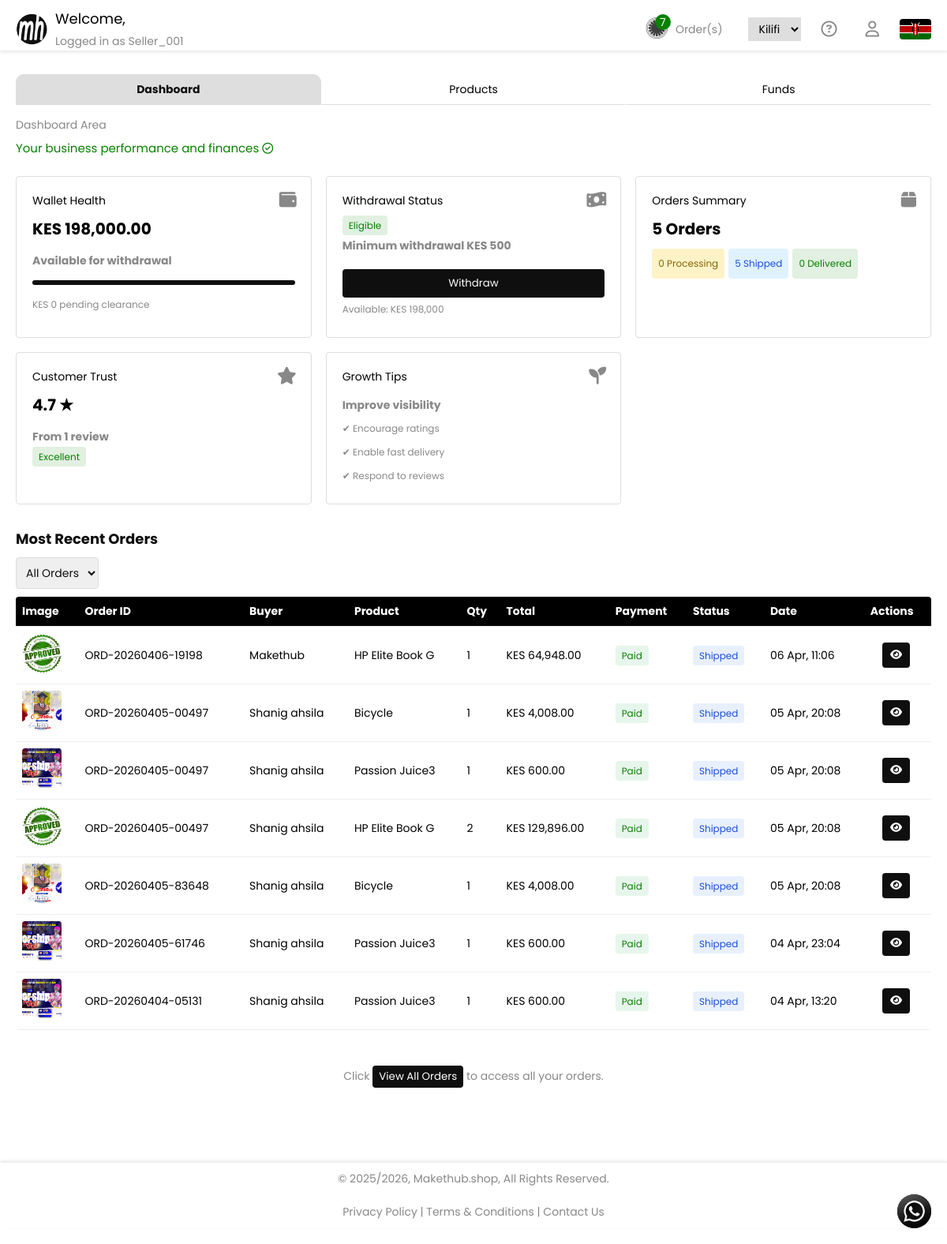
/propertyOwnerPage.php?edit_product_id=9 (signed in), run on the app's committed database.
### tables this page shows
CREATE TABLE `users` (
  `user_id` int(11) NOT NULL,
  `full_name` varchar(100) DEFAULT NULL,
  `username` varchar(100) NOT NULL,
  `email` varchar(255) NOT NULL,
  `phone` varchar(50) NOT NULL,
  `profile_image` varchar(255) DEFAULT NULL,
  `bio` text DEFAULT NULL,
  `password` varchar(255) NOT NULL,
  `account_type` enum('buyer','seller','sales_agent','administrator','property_owner') NOT NULL,
  `is_verified` tinyint(1) DEFAULT 0,
  `status` enum('active','suspended') DEFAULT 'active',
  `location_id` int(11) DEFAULT NULL,
  `country` varchar(100) NOT NULL DEFAULT 'Kenya',
  `county` varchar(100) NOT NULL,
  `ward` varchar(100) NOT NULL,
  `address` varchar(150) DEFAULT NULL,
  `business_name` varchar(50) DEFAULT NULL,
  `business_model` varchar(50) DEFAULT NULL,
  `business_type` varchar(50) DEFAULT NULL,
  `market_scope` varchar(50) DEFAULT NULL,
  `created_at` timestamp NOT NULL DEFAULT current_timestamp(),
  `updated_at` timestamp NULL DEFAULT NULL,
  `agency_code` varchar(50) DEFAULT NULL,
  `referred_by` int(11) DEFAULT NULL,
  `agent_activated_at` datetime DEFAULT NULL,
  `subscription_expires_at` datetime DEFAULT NULL,
  `must_change_password` tinyint(1) DEFAULT 0,
  `economic_period_count` int(11) DEFAULT NULL,
  `is_system` tinyint(1) DEFAULT 0
);

CREATE TABLE `wallets` (
  `wallet_id` int(11) NOT NULL,
  `user_id` int(11) NOT NULL,
  `wallet_type` enum('sales','agency','sales_agent','property_owner','administrator','buyer','seller') NOT NULL,
  `balance` decimal(12,2) DEFAULT 0.00,
  `total_transacted` decimal(12,2) DEFAULT 0.00,
  `created_at` timestamp NULL DEFAULT current_timestamp(),
  `updated_at` timestamp NULL DEFAULT current_timestamp() ON UPDATE current_timestamp()
);

CREATE TABLE `order_items` (
  `item_id` int(11) NOT NULL,
  `order_id` int(11) NOT NULL,
  `product_id` int(11) NOT NULL,
  `seller_id` int(11) NOT NULL,
  `quantity` int(11) NOT NULL,
  `price` decimal(10,2) NOT NULL,
  `subtotal` decimal(10,2) NOT NULL,
  `order_status` enum('pending','processing','shipped','delivered','cancelled') DEFAULT 'pending',
  `shipped_at` datetime DEFAULT NULL,
  `delivered_at` datetime DEFAULT NULL,
  `payment_status` enum('pending','paid','failed') DEFAULT 'pending'
);

CREATE TABLE `productservicesrentals` (
  `product_id` int(11) NOT NULL,
  `user_id` int(11) NOT NULL,
  `product_name` varchar(255) NOT NULL,
  `category` varchar(100) NOT NULL,
  `price` decimal(10,2) NOT NULL,
  `stock_quantity` int(11) NOT NULL DEFAULT 0,
  `image_path` varchar(255) NOT NULL,
  `image_hash` varchar(32) DEFAULT NULL,
  `image_width` int(11) DEFAULT NULL,
  `image_height` int(11) DEFAULT NULL,
  `image_size_kb` int(11) DEFAULT NULL,
  `image_format` varchar(20) DEFAULT NULL,
  `status` enum('active','inactive') DEFAULT 'active',
  `created_at` timestamp NOT NULL DEFAULT current_timestamp(),
  `updated_at` timestamp NOT NULL DEFAULT current_timestamp() ON UPDATE current_timestamp(),
  `image_phash` varchar(32) DEFAULT NULL
);

CREATE TABLE `orders` (
  `order_id` int(11) NOT NULL,
  `order_code` varchar(50) DEFAULT NULL,
  `buyer_id` int(11) NOT NULL,
  `total_amount` decimal(10,2) NOT NULL,
  `created_at` timestamp NOT NULL DEFAULT current_timestamp()
);

### propertyOwnerPage.php (the view, shortened to what this page needs)
<?php
require_once 'connection.php';
$user_id = $_SESSION['user_id'];
function formatDate($date) {
    $timestamp = strtotime($date);
    $oneYear = 31536000;
    if (time() - $timestamp < $oneYear) {
        return date("d M, H:i", $timestamp);
    } else {
        return date("d M Y", $timestamp);
    }
}
function formatToK($number) {
  return number_format($number);
}
$query = "SELECT username, profile_image, county FROM users WHERE user_id = ? LIMIT 1";
$stmt = $conn->prepare($query);
$stmt->bind_param("i", $user_id);
$stmt->execute();
$result = $stmt->get_result();
$username = "User";
$profileImage = null;
$county = "Kilifi";
if ($result && $result->num_rows === 1) {
    $user = $result->fetch_assoc();
    if (!empty($user['username'])) {
        $username = $user['username'];
    }
    $profileImage = $user['profile_image'] ?? null;
    $county = $user['county'] ?? $county;
}
$username = trim($username);
$formattedUsername =
    strtoupper(substr($username, 0, 1)) .
    strtolower(substr($username, 1));
$safeUsername = htmlspecialchars($formattedUsername, ENT_QUOTES, 'UTF-8');
$defaultAvatar = "Images/Makethub Logo.avif";
if (!empty($profileImage) && file_exists($profileImage)) {
    $safeProfileImage = htmlspecialchars($profileImage, ENT_QUOTES, 'UTF-8');
} else {
    $safeProfileImage = $defaultAvatar;
}
$sellerOrders = [];
$stmt = $conn->prepare("
  SELECT
    o.order_id,
    o.order_code,
    o.created_at,
    u.full_name AS buyer_name,
    oi.item_id,
    oi.product_id,
    oi.quantity,
    oi.price,
    oi.subtotal,
    oi.order_status,
    oi.shipped_at,
    oi.delivered_at,
    oi.payment_status,
    p.product_name,
    p.image_path,
    (oi.quantity * oi.price) AS seller_total
  FROM order_items oi
  JOIN orders o ON oi.order_id = o.order_id
  JOIN users u ON o.buyer_id = u.user_id
  JOIN productservicesrentals p ON oi.product_id = p.product_id
  WHERE oi.seller_id = ?
  ORDER BY o.created_at DESC
");
$stmt->bind_param("i", $user_id);
$stmt->execute();
$result = $stmt->get_result();
if ($result) {
  while ($row = $result->fetch_assoc()) {
      $sellerOrders[] = $row;
  }
}
$countStmt = $conn->prepare("
    SELECT COUNT(*) AS activeOrders
    FROM order_items
    WHERE seller_id = ? AND order_status != 'delivered'
");
$countStmt->bind_param("i", $user_id);
$countStmt->execute();
$countResult = $countStmt->get_result();
$activeOrders = 0;
if ($countResult && $countResult->num_rows === 1) {
    $row = $countResult->fetch_assoc();
    $activeOrders = (int)$row['activeOrders'];
}
$displayCount = $activeOrders > 9 ? "9+" : $activeOrders;
$walletType = 'seller';
$stmt = $conn->prepare("
  SELECT balance
  FROM wallets
  WHERE user_id = ? AND wallet_type = ?
  LIMIT 1
");
$stmt->bind_param("is", $user_id, $walletType);
$stmt->execute();
$stmt->bind_result($walletBalance);
$minWithdrawal = 500;
$isEligible = $walletBalance >= $minWithdrawal;
$withdrawStatus = $isEligible ? "Eligible" : "Not Eligible";
$withdrawClass = $isEligible ? "green" : "red";
$stmt = $conn->prepare("
  SELECT
    COUNT(DISTINCT oi.order_id) AS total_orders,
    COUNT(DISTINCT CASE WHEN oi.order_status = 'pending' THEN oi.order_id END) AS processing_orders,
    COUNT(DISTINCT CASE WHEN oi.order_status = 'shipped' THEN oi.order_id END) AS shipped_orders,
    COUNT(DISTINCT CASE WHEN oi.order_status = 'delivered' THEN oi.order_id END) AS delivered_orders
  FROM order_items oi
  WHERE oi.seller_id = ?
");
$stmt->bind_param("i", $user_id);
$stmt->execute();
$result = $stmt->get_result();
$row = $result->fetch_assoc();
$totalOrders      = $row['total_orders'] ?? 0;
$processingOrders = $row['processing_orders'] ?? 0;
$shippedOrders    = $row['shipped_orders'] ?? 0;
$deliveredOrders  = $row['delivered_orders'] ?? 0;
?>
<!DOCTYPE html>
<html lang="en">
<head>
  <link rel="stylesheet" href="assets/css/general.css">
  <link rel="stylesheet" href="https://cdnjs.cloudflare.com/ajax/libs/font-awesome/6.5.1/css/all.min.css">
</head>
<body>
  <div class="container">
    <header class="pgHeader">
      <section>
        <div class="sContainer">
          <img src="<?php echo $safeProfileImage; ?>" alt="Profile" class="avatar-img">
          <p class="wcmTxt">
            Welcome,<br>
            <span>Logged in as <?php echo $safeUsername; ?></span>
          </p>
        </div>
        <div class="rhs">
          <a class="lkOdr" onclick="toggleSellerOrdersTrack()">
            <div class="odrIconDiv">
              <i class="fa-brands fa-first-order-alt"></i>
              <p><?= $displayCount ?></p>
            </div>
            <p>Order(s)</p>
          </a>
          <select name="county" id="ward">
            <option value="<?= htmlspecialchars($county) ?>" selected>
              <?= htmlspecialchars($county) ?>
            </option>
          </select>
          <a href="helpCentre.php" class="help-icon">
            <i class="fa-regular fa-circle-question"></i>
          </a>
          <div class="profile-icon">
            <i class="fa-regular fa-user" onclick="toggleProfileOption()"></i>
          </div>
          <img src="Images/Kenya Flag.png" alt="Kenya Flag" width="40">
        </div>
      </section>
    </header>
    <div id="whatsapp-button" onclick="toggleWhatsAppChat()">
      <img src="Images/Makethub WhatsApp Icon.avif" width="45" alt="Chat with us on WhatsApp">
    </div>
    <main class="buyerMain" id="sellerMain">
      <div class="tabs-container" id="toggleMarketTypeTab">
        <div class="tabs">
          <button class="tab-btn" data-tab="dashboard">Dashboard</button>
          <button class="tab-btn" data-tab="products">Products</button>
          <button class="tab-btn" data-tab="funds">Funds</button>
        </div>
        <div class="tab-content">
          <div id="dashboard" class="tab-panel">
            <p>Dashboard Area <br><strong>Your business performance and finances <i class="fa-regular fa-circle-check"></i></strong></p>
            <div class="containerInner">
              <div class="grid">
                <div class="card">
                  <i class="fa fa-wallet icon"></i>
                  <h3>Wallet Health</h3>
                  <div class="stat">KES <?= number_format($walletBalance, 2) ?></div>
                  <p class="meta">Available for withdrawal</p>
                  <div class="progress">
                    <span style="width:<?= min(($walletBalance/20000)*100,100) ?>%"></span>
                  </div>
                  <p class="small">KES 0 pending clearance</p>
                </div>
                <div class="card">
                  <i class="fa fa-money-bill-wave icon"></i>
                  <h3>Withdrawal Status</h3>
                  <span class="badge <?= $withdrawClass ?>">
                    <?= $withdrawStatus ?>
                  </span>
                  <p class="meta">
                    Minimum withdrawal KES 500
                  </p>
                  <div class="actions">
                    <button
                      onclick="togglePaymentOption()"
                      <?= !$isEligible ? 'disabled' : '' ?>
                    >
                      Withdraw
                    </button>
                  </div>
                  <p class="small">
                    Available: KES <?= number_format($walletBalance) ?>
                  </p>
                </div>
                <div class="card">
                  <i class="fa fa-box icon"></i>
                  <h3>Orders Summary</h3>
                  <div class="stat">
                      <?= formatToK($totalOrders) ?> <?= $totalOrders == 1 ? 'Order' : 'Orders' ?>
                  </div>
                  <p class="meta">
                      <span class="badge yellow"><?= $processingOrders ?> <?= $processingOrders == 1 ? 'Processing' : 'Processing' ?></span>
                      <span class="badge blue"><?= $shippedOrders ?> <?= $shippedOrders == 1 ? 'Shipped' : 'Shipped' ?></span>
                      <span class="badge green"><?= $deliveredOrders ?> <?= $deliveredOrders == 1 ? 'Delivered' : 'Delivered' ?></span>
                  </p>
                </div>
                <div class="card">
                  <i class="fa fa-star icon"></i>
                  <h3>Customer Trust</h3>
                  <div class="stat">4.7 ★</div>
                  <p class="meta">From 1 review</p>
                  <span class="badge green">Excellent</span>
                </div>
                <div class="card">
                  <i class="fa fa-seedling icon"></i>
                  <h3>Growth Tips</h3>
                  <p class="meta">Improve visibility</p>
                  <p class="small">
                    ✔ Encourage ratings<br>
                    ✔ Enable fast delivery<br>
                    ✔ Respond to reviews
                  </p>
                </div>
              </div>
            </div>
          </div>
        </div>
      </div>
      <h1>Most Recent Orders</h1>
      <div class="filter-bar">
        <select id="statusFilter">
          <option value="all">All Orders</option>
        </select>
      </div>
      <div class="table-wrapper sellerOrdersTrack">
        <table id="ordersTable">
          <thead>
            <tr>
              <th>Image</th>
              <th>Order ID</th>
              <th>Buyer</th>
              <th>Product</th>
              <th>Qty</th>
              <th>Total</th>
              <th>Payment</th>
              <th>Status</th>
              <th>Date</th>
              <th>Actions</th>
            </tr>
          </thead>
          <tbody>
          <?php
          if (!empty($sellerOrders)) {
              foreach ($sellerOrders as $order) {
                  $total = number_format($order['seller_total'], 2);
                  $date = formatDate($order['created_at']);
                  $paymentStatus = strtolower($order['payment_status'] ?? '');
                  $paymentClass = $paymentStatus === 'paid' ? 'paid' : 'pending';
                  $paymentLabel = ucfirst($paymentStatus ?: 'Pending');
                  $statusClass = strtolower($order['order_status'] ?? '');
                  $statusLabel = ucfirst($order['order_status'] ?? 'Pending');
                  $statusTooltip = '';
                  if (!empty($order['shipped_at'])) {
                      $statusTooltip .= "Shipped: " . date("d M Y H:i", strtotime($order['shipped_at']));
                  }
                  $productImage = !empty($order['image_path']) && file_exists($order['image_path'])
                                  ? htmlspecialchars($order['image_path'])
                                  : "Images/Makethub Logo.avif";
                  echo "<tr data-status=\"{$order['order_status']}\">
                          <td><img src='{$productImage}' alt='Product Image' style='width:50px;height:50px;object-fit:cover;border-radius:4px;'></td>
                          <td>{$order['order_code']}</td>
                          <td>".htmlspecialchars($order['buyer_name'])."</td>
                          <td>".htmlspecialchars($order['product_name'])."</td>
                          <td>{$order['quantity']}</td>
                          <td>KES {$total}</td>
                          <td><span class='badge {$paymentClass}'>{$paymentLabel}</span></td>
                          <td><span class='badge {$statusClass}' title=\"".htmlspecialchars($statusTooltip)."\">{$statusLabel}</span></td>
                          <td>{$date}</td>
                          <td class='actions'>
                        <div>";
                  if ($statusClass === 'pending') {
                    echo "<button class='btn-ship' data-id='{$order['order_id']}'>Mark&nbsp;as&nbsp;Shipped</button>";
                  } else {
                    echo "<button class='btn-view'><i class='fa-solid fa-eye'></i></button>";
                  }
                  echo "      </div>
                          </td>
                        </tr>";
              }
          } else {
            echo "<tr>
                    <td colspan='10' style='text-align:center; color:#888;'>No data available in table</td>
                  </tr>";
            }
          ?>
          </tbody>
        </table>
      </div>
      <p class="toggleOrdersOrMarket">Click <button href="" onclick="toggleSellerOrdersTrack()">View&nbsp;All&nbsp;Orders</button> to access all your orders.</p>
    </main>
        <footer>
      <p>&copy; 2025/2026, Makethub.shop, All Rights Reserved.</p><br>
      <p>
        <a href="privacy.php">Privacy Policy</a> |
        <a href="terms.php">Terms & Conditions</a> |
        <a href="contact.php">Contact Us</a>
      </p>
    </footer>
  </div>
</body>
</html>

### data on the page
users: username "Seller_001"
wallets: balance "198,000.00", balance "Eligible", balance "198,000"
order_items: product.image_path (picture), order.order_code "ORD-20260406-19198", users.full_name "Makethub", product.product_name "HP Elite Book G", quantity "1", total "64,948.00", payment_status "Paid", order_status "Shipped", order.created_at "06 Apr, 11:06"
order_items: product.image_path (picture), order.order_code "ORD-20260405-00497", users.full_name "Shanig ahsila", product.product_name "Bicycle", quantity "1", total "4,008.00", payment_status "Paid", order_status "Shipped", order.created_at "05 Apr, 20:08"
order_items: product.image_path (picture), order.order_code "ORD-20260405-00497", users.full_name "Shanig ahsila", product.product_name "Passion Juice3", quantity "1", total "600.00", payment_status "Paid", order_status "Shipped", order.created_at "05 Apr, 20:08"
order_items: product.image_path (picture), order.order_code "ORD-20260405-00497", users.full_name "Shanig ahsila", product.product_name "HP Elite Book G", quantity "2", total "129,896.00", payment_status "Paid", order_status "Shipped", order.created_at "05 Apr, 20:08"
order_items: product.image_path (picture), order.order_code "ORD-20260405-83648", users.full_name "Shanig ahsila", product.product_name "Bicycle", quantity "1", total "4,008.00", payment_status "Paid", order_status "Shipped", order.created_at "05 Apr, 20:08"
order_items: product.image_path (picture), order.order_code "ORD-20260405-61746", users.full_name "Shanig ahsila", product.product_name "Passion Juice3", quantity "1", total "600.00", payment_status "Paid", order_status "Shipped", order.created_at "04 Apr, 23:04"
order_items: product.image_path (picture), order.order_code "ORD-20260404-05131", users.full_name "Shanig ahsila", product.product_name "Passion Juice3", quantity "1", total "600.00", payment_status "Paid", order_status "Shipped", order.created_at "04 Apr, 13:20"

### other printed values
$displayCount "7"
formatToK($totalOrders) "5"
$processingOrders "0"
$shippedOrders "5"
$deliveredOrders "0"
form field county "Kilifi"
